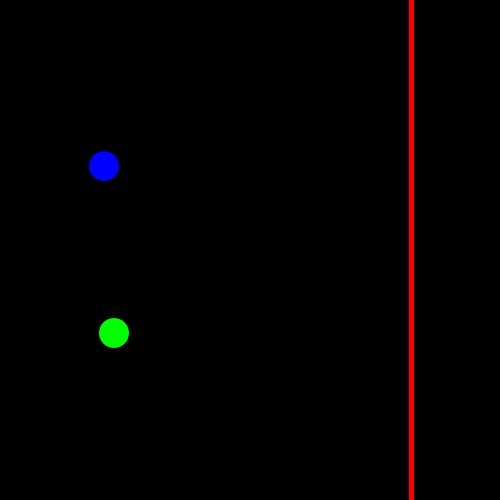
Frame 1 (no input)
Frame 60 (the mouse pressed at the canvas centre just before this capture): identical to frame 1, image omitted
Frame 120 (the mouse held since frame 60 and released just before this capture): identical to frame 1, image omitted

The Processing sketch that drew this single still picture (run headless with seeded random() and noise(); from frame 60 on, the mouse is pressed at the canvas centre):

// Processing sketch: juego_simple
// ── juego_simple.pde
// hacer un juego simple 
// en donde dos bolitas se mueven horizontalmente
// hacia la derecha.
// ambas bolas empiezan por el lado izquierdo a la misma
// posicion horizontal y en diferentes posiciones
// verticales para que se vean ambas bolas.

// la bola ganadora es la primera que llega a la línea de meta
// la línea de meta es variable en posición horizontal.
// en la pantalla se muestra qué jugador ganó con 
// el texto del mismo color
//
// el juego es autónomo y ambas bolas inician con una velocidad aleatoria
// todo:
// - hacer juego
// - mostrar score
// - 2 cheat codes
// - Haz una versión en la que las pelotitas se mueven de forma manual para 2 jugadores (nivel intermedio)
//
//
// estructura del juego:
// línea de meta:
//    línea roja vertical con posición en x aleatoria cada vez que inicia el juego
//  jugador 1:
//    bola azul con velocidad aleatoria en x, posición en y es fija
//  jugador 2:
//    bola verde con velocidad aleatoria en x, posición en y es fija
//  texto de ganador:
//    texto diciendo Winner del mismo color que el ganador.

int line_x = 0;
int meta_color = color(255, 0, 0);

int p0_color = color(0, 0, 255), p1_color = color(0, 255, 0);
int p0y, p1y;
int p0x, p1x;
int p0speedx, p1speedx;

void setup(){
  size(500, 500);
  
  line_x = (int) random(width/2, width);

  p0y = height * 1/3;
  p1y = height * 2/3;

  p0x = 100;
  p1x = 100;

// velocidades aleatorias
  p0speedx = (int) random(1, 15);
  p1speedx = (int) random(1, 15);
  
}

void draw(){
  background(0);

  strokeWeight(5);
  stroke(meta_color);
  line(line_x, 0, line_x, height-1);



  if(p0x >= line_x || p1x >= line_x){
    
    p0speedx = 0;
    p1speedx = 0;
    textAlign(CENTER);
    textSize(60);
    if(p0x > p1x){
      fill(p0_color);
      text("Winner!", width/2, height/2);
    } else if(p1x > p0x){
      fill(p1_color);
      text("Winner!", width/2, height/2);
    } else {
      fill(255);
      text("Tie", width/2, height/2);
    }
    
  }


  p0x = p0speedx + p0x;
  p1x = p1speedx + p1x;
  
  p0speedx = 0;
  p1speedx = 0;

  noStroke();
  fill(p0_color);
  circle(p0x, p0y, 30);
  fill(p1_color);
  circle(p1x, p1y, 30);
  
}

void keyPressed(){
  if( key == ' '){
    p0x = 100;
    p1x = 100;
  p0speedx = (int) random(1, 15);
  p1speedx = (int) random(1, 15);
  }
  
}

void keyReleased(){
  if(key == 'w' || key == 'W'){
    p0speedx = 5;
    
  }
  if(key == 'i' || key == 'I'){
    p1speedx = 5;
  }
}
